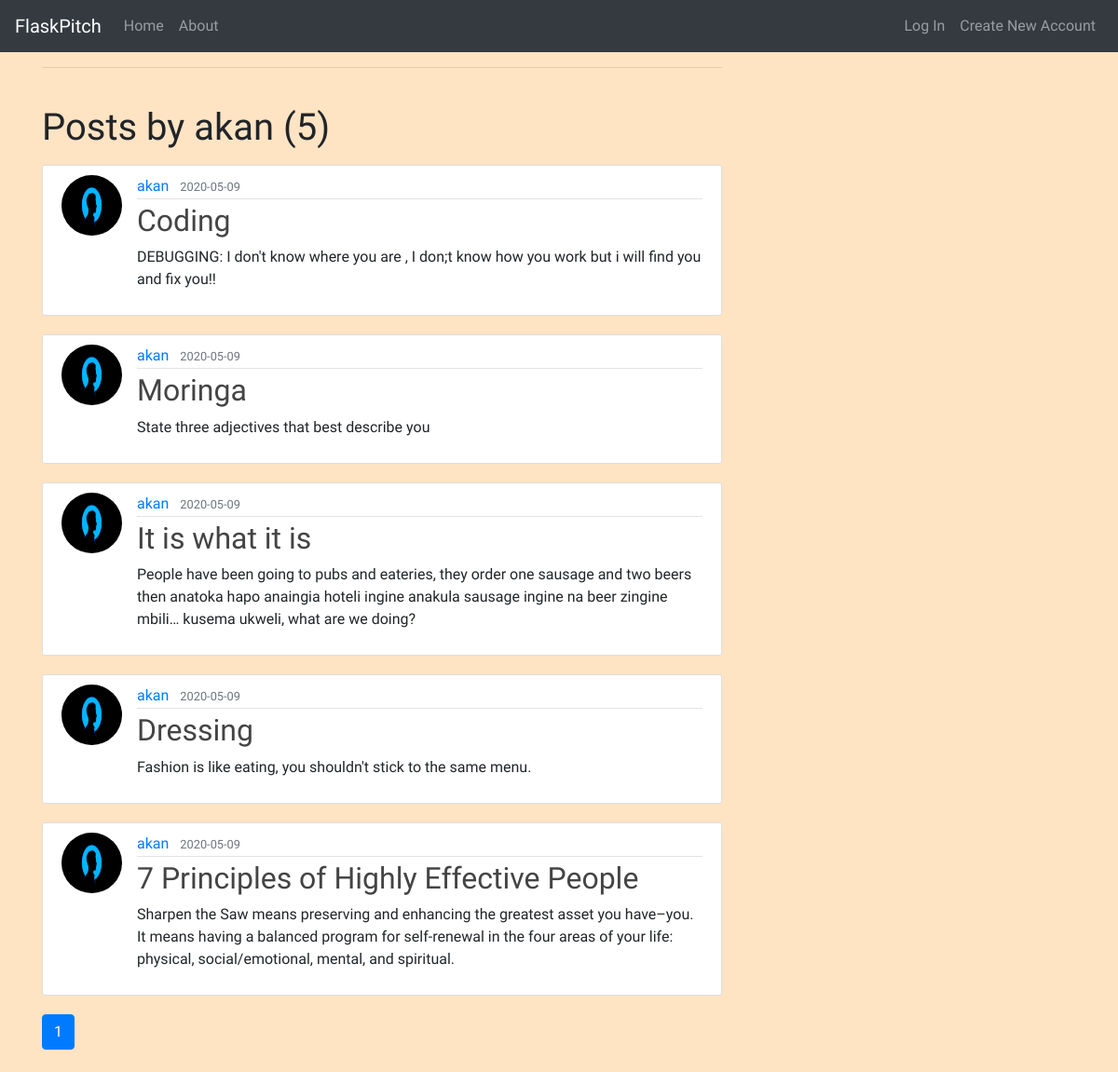
The app's page /user/akan with its own data.
### app/models.py (models this page shows, shortened)
class User(db.Model, UserMixin):
    id = db.Column(db.Integer, primary_key = True)
    username = db.Column(db.String(20), unique= True, nullable = False )
    email = db.Column(db.String(120), unique= True, nullable = False )
    image_file = db.Column(db.String(20), nullable = False, default = 'default.jpeg' )
    password = db.Column(db.String(60), nullable = False )
    posts = db.relationship('Post', backref = 'author', lazy = True)

class Post(db.Model):
    id = db.Column(db.Integer, primary_key = True)
    title = db.Column(db.String(100), nullable = False)
    date_posted = db.Column(db.DateTime, nullable = False, default = datetime.utcnow)
    content = db.Column(db.Text, nullable =False)
    user_id = db.Column(db.Integer, db.ForeignKey('user.id'), nullable = False)
    category = db.Column(db.Text, nullable=False)
    comments = db.relationship('Comment', backref='post', lazy=True)

### app/users/views.py (the view)
@users.route("/user/<string:username>")
def user_posts(username):
    page = request.args.get('page', 1, type=int)
    user = User.query.filter_by(username=username).first_or_404()
    posts = Post.query.filter_by(author=user)\
        .order_by(Post.date_posted.desc())\
        .paginate(page = page, per_page=5)
    return render_template('users.html', posts = posts, user = user)

### app/templates/users.html
{% extends 'index.html' %}
{% block content %}
<hr><br>
<h1 class="mb-3">Posts by {{ user.username }} ({{ posts.total }})</h1>
{% for post in posts.items %}
<article class="media content-section">
    <img class="rounded-circle article-img"
        src="{{ url_for('static', filename='css/images/' + post.author.image_file) }}">
    <div class="media-body">
        <div class="article-metadata">
            <a class="mr-2"
                href="{{ url_for('users.user_posts', username=post.author.username) }}">{{ post.author.username }}</a>
            <small class="text-muted">{{ post.date_posted.strftime('%Y-%m-%d') }}</small>
        </div>
        <h2><a class="article-title" href="{{ url_for('posts.post', post_id=post.id) }}">{{ post.title }}</a></h2>
        <p class="article-content">{{ post.content }}</p>
    </div>
</article>
{% endfor %}
{% for page_num in posts.iter_pages(left_edge=1, right_edge=1, left_current=1, right_current=2) %}
{% if page_num %}
{% if posts.page == page_num %}
<a class="btn btn-primary mb-4"
    href="{{ url_for('users.user_posts', username=user.username, page=page_num) }}">{{ page_num }}</a>
{% else %}
<a class="btn btn-outline-primary mb-4"
    href="{{ url_for('users.user_posts', username=user.username, page=page_num) }}">{{ page_num }}</a>
{% endif %}
{% else %}
...
{% endif %}
{% endfor %}
{% endblock %}

### app/static/css/styles.css (style rules this page uses)
body { background-color: bisque; font-family: 'Source Sans Pro', sans-serif; }
.content-section { background: #ffffff; padding: 10px 20px; border: 1px solid #dddddd; border-radius: 3px; margin-bottom: 20px; }
.article-title { color: #444444; }
.article-content { white-space: pre-line; }
.article-img { height: 65px; width: 65px; margin-right: 16px; }
.article-metadata { padding-bottom: 1px; margin-bottom: 4px; border-bottom: 1px solid #e3e3e3 }

### records on screen
User: username "akan"
Post: image_file (placeholder picture), author.username "akan", date_posted "2020-05-09", title "Coding", content "DEBUGGING: I don't know where you are , I don;t know how you work but i will find you and fix you!!"
Post: image_file (placeholder picture), author.username "akan", date_posted "2020-05-09", title "Moringa", content "State three adjectives that best describe you"
Post: image_file (placeholder picture), author.username "akan", date_posted "2020-05-09", title "It is what it is", content "People have been going to pubs and eateries, they order one sausage and two beers then anatoka hapo anaingia hoteli ingine anakula sausage ingine na beer zingine mbili… kusema ukweli, what are we doing?"
Post: image_file (placeholder picture), author.username "akan", date_posted "2020-05-09", title "Dressing", content "Fashion is like eating, you shouldn't stick to the same menu."
Post: image_file (placeholder picture), author.username "akan", date_posted "2020-05-09", title "7 Principles of Highly Effective People", content "Sharpen the Saw means preserving and enhancing the greatest asset you have–you. It means having a balanced program for self-renewal in the four areas of your life: physical, social/emotional, mental, and spiritual."

### other values on screen
{{ posts.total }} "5"
{{ page_num }} "1"
